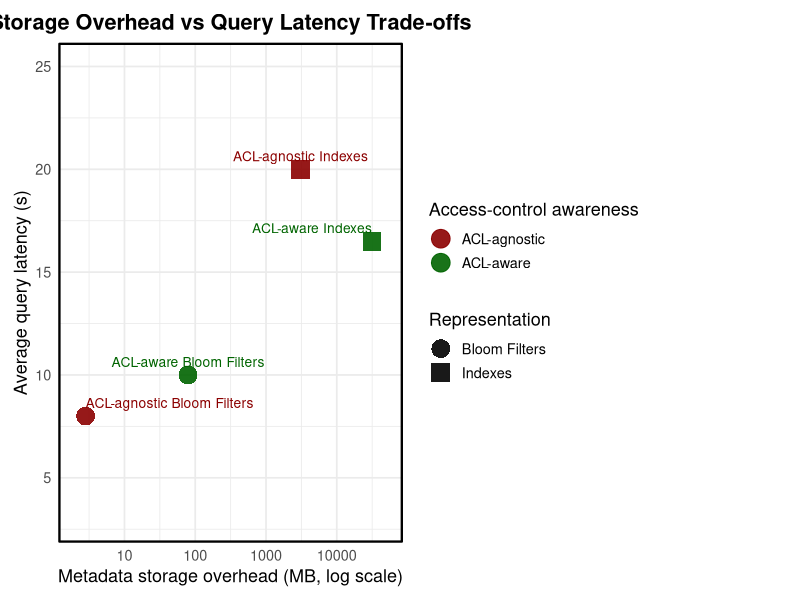

Source code (R):
library(ggplot2)

df <- data.frame(
  Method = c(
    "ACL-aware Indexes",
    "ACL-aware Bloom Filters",
    "ACL-agnostic Indexes",
    "ACL-agnostic Bloom Filters"
  ),
  Storage_MB = c(31375, 79, 3065, 2.82),
  Latency_s = c(16.5, 10, 20, 8.0),
  ACL = c("ACL-aware", "ACL-aware", "ACL-agnostic", "ACL-agnostic"),
  Structure = c("Indexes", "Bloom Filters", "Indexes", "Bloom Filters")
)

ggplot(df, aes(x = Storage_MB, y = Latency_s, color = ACL, shape = Structure)) +
  geom_point(size = 6, alpha = 0.9) +
  geom_text(
    aes(label = Method),
    hjust = c(1, 0.5, 0.5, 0),
    vjust = c(-0.8, -0.8, -0.8, -0.8),
    size = 3.5,
    show.legend = FALSE
  ) +
  scale_x_log10(limits = c(2, 50000)) +
  scale_y_continuous(
    limits = c(min(df$Latency_s) - 5, max(df$Latency_s) + 5)
  ) +
  scale_color_manual(values = c("ACL-aware" = "darkgreen", "ACL-agnostic" = "darkred")) +
  scale_shape_manual(values = c("Indexes" = 15, "Bloom Filters" = 16)) +
  labs(
    title = "Storage Overhead vs Query Latency Trade-offs",
    x = "Metadata storage overhead (MB, log scale)",
    y = "Average query latency (s)",
    color = "Access-control awareness",
    shape = "Representation"
  ) +
  coord_cartesian(clip = "off") +
  theme_minimal(base_size = 13) +
  theme(
    plot.title = element_text(face = "bold", hjust = 0.5),
    legend.position = "right",
    plot.margin = margin(10, 110, 10, 10),
    panel.border = element_rect(color = "black", fill = NA, linewidth = 0.8),
    plot.background = element_blank()
  )
